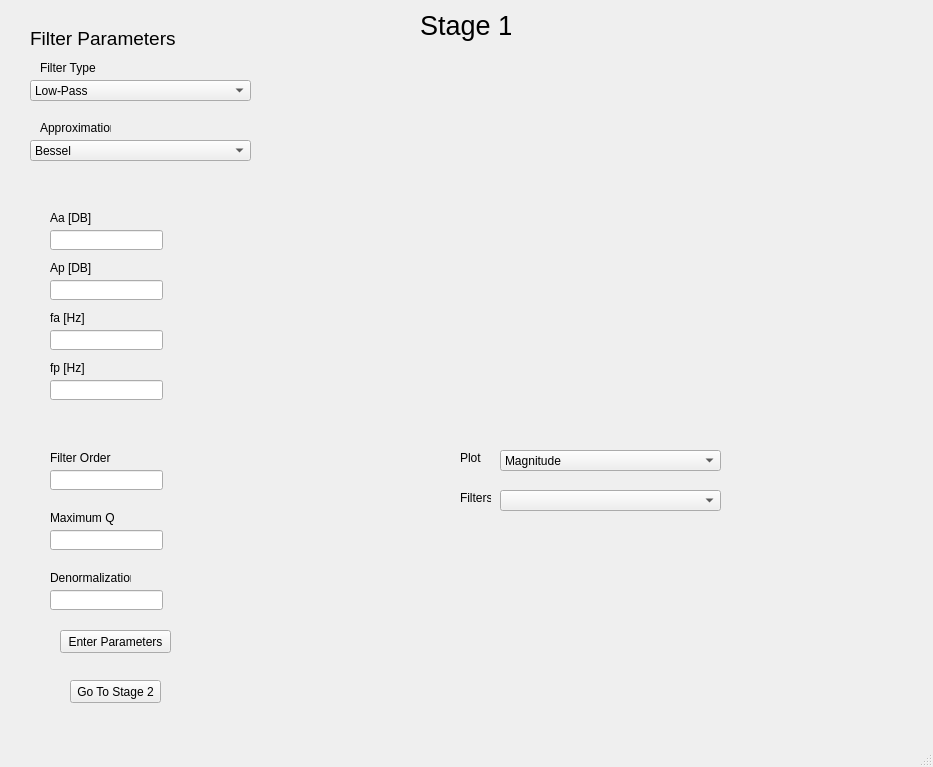
<?xml version="1.0" encoding="UTF-8"?>
<ui version="4.0">
 <class>filterToolWindow</class>
 <widget class="QMainWindow" name="filterToolWindow">
  <property name="geometry">
   <rect>
    <x>0</x>
    <y>0</y>
    <width>933</width>
    <height>767</height>
   </rect>
  </property>
  <property name="windowTitle">
   <string>MainWindow</string>
  </property>
  <widget class="QWidget" name="centralwidget">
   <widget class="QStackedWidget" name="stages">
    <property name="geometry">
     <rect>
      <x>10</x>
      <y>10</y>
      <width>901</width>
      <height>711</height>
     </rect>
    </property>
    <property name="currentIndex">
     <number>0</number>
    </property>
    <widget class="QWidget" name="stageOne">
     <widget class="QComboBox" name="filterTypeOption">
      <property name="geometry">
       <rect>
        <x>20</x>
        <y>70</y>
        <width>221</width>
        <height>21</height>
       </rect>
      </property>
      <item>
       <property name="text">
        <string>Low-Pass</string>
       </property>
      </item>
      <item>
       <property name="text">
        <string>High-Pass</string>
       </property>
      </item>
      <item>
       <property name="text">
        <string>Band-Pass</string>
       </property>
      </item>
      <item>
       <property name="text">
        <string>Band-Rejection</string>
       </property>
      </item>
      <item>
       <property name="text">
        <string>Group Delay</string>
       </property>
      </item>
     </widget>
     <widget class="QComboBox" name="approxTypeOption">
      <property name="geometry">
       <rect>
        <x>20</x>
        <y>130</y>
        <width>221</width>
        <height>21</height>
       </rect>
      </property>
      <item>
       <property name="text">
        <string>Bessel</string>
       </property>
      </item>
      <item>
       <property name="text">
        <string>Butterworth</string>
       </property>
      </item>
      <item>
       <property name="text">
        <string>Cauer</string>
       </property>
      </item>
      <item>
       <property name="text">
        <string>Cheby1</string>
       </property>
      </item>
      <item>
       <property name="text">
        <string>Cheby2</string>
       </property>
      </item>
      <item>
       <property name="text">
        <string>Gauss</string>
       </property>
      </item>
      <item>
       <property name="text">
        <string>Legendre</string>
       </property>
      </item>
     </widget>
     <widget class="QLabel" name="filterTypeOptionLabel">
      <property name="geometry">
       <rect>
        <x>30</x>
        <y>50</y>
        <width>71</width>
        <height>16</height>
       </rect>
      </property>
      <property name="text">
       <string>Filter Type</string>
      </property>
     </widget>
     <widget class="QLabel" name="aproxTypeOptionLabel">
      <property name="geometry">
       <rect>
        <x>30</x>
        <y>110</y>
        <width>71</width>
        <height>16</height>
       </rect>
      </property>
      <property name="text">
       <string>Approximation</string>
      </property>
     </widget>
     <widget class="QLabel" name="filterTypeOptionLabel_2">
      <property name="geometry">
       <rect>
        <x>20</x>
        <y>20</y>
        <width>151</width>
        <height>16</height>
       </rect>
      </property>
      <property name="font">
       <font>
        <pointsize>14</pointsize>
       </font>
      </property>
      <property name="text">
       <string>Filter Parameters</string>
      </property>
     </widget>
     <widget class="QStackedWidget" name="filterParameters">
      <property name="geometry">
       <rect>
        <x>20</x>
        <y>170</y>
        <width>301</width>
        <height>251</height>
       </rect>
      </property>
      <property name="currentIndex">
       <number>1</number>
      </property>
      <widget class="QWidget" name="groupDelayParameters">
       <widget class="QLineEdit" name="wrgInput">
        <property name="geometry">
         <rect>
          <x>30</x>
          <y>50</y>
          <width>113</width>
          <height>20</height>
         </rect>
        </property>
       </widget>
       <widget class="QLineEdit" name="tolInput">
        <property name="geometry">
         <rect>
          <x>30</x>
          <y>90</y>
          <width>113</width>
          <height>20</height>
         </rect>
        </property>
       </widget>
       <widget class="QLineEdit" name="tauInput">
        <property name="geometry">
         <rect>
          <x>30</x>
          <y>130</y>
          <width>113</width>
          <height>20</height>
         </rect>
        </property>
       </widget>
       <widget class="QLabel" name="wrgLabel">
        <property name="geometry">
         <rect>
          <x>30</x>
          <y>30</y>
          <width>71</width>
          <height>16</height>
         </rect>
        </property>
        <property name="text">
         <string>Wrg [rad/s] </string>
        </property>
       </widget>
       <widget class="QLabel" name="tolLabel">
        <property name="geometry">
         <rect>
          <x>30</x>
          <y>70</y>
          <width>71</width>
          <height>16</height>
         </rect>
        </property>
        <property name="text">
         <string>Tolerance [%] </string>
        </property>
       </widget>
       <widget class="QLabel" name="tauLabel">
        <property name="geometry">
         <rect>
          <x>30</x>
          <y>110</y>
          <width>71</width>
          <height>16</height>
         </rect>
        </property>
        <property name="text">
         <string>Tau [ms] </string>
        </property>
       </widget>
      </widget>
      <widget class="QWidget" name="freqParameters">
       <widget class="QLabel" name="aaLabel">
        <property name="geometry">
         <rect>
          <x>20</x>
          <y>30</y>
          <width>71</width>
          <height>16</height>
         </rect>
        </property>
        <property name="text">
         <string>Aa [DB] </string>
        </property>
       </widget>
       <widget class="QLineEdit" name="aaInput">
        <property name="geometry">
         <rect>
          <x>20</x>
          <y>50</y>
          <width>113</width>
          <height>20</height>
         </rect>
        </property>
       </widget>
       <widget class="QLabel" name="apLabel">
        <property name="geometry">
         <rect>
          <x>20</x>
          <y>80</y>
          <width>71</width>
          <height>16</height>
         </rect>
        </property>
        <property name="text">
         <string>Ap [DB] </string>
        </property>
       </widget>
       <widget class="QLineEdit" name="apInput">
        <property name="geometry">
         <rect>
          <x>20</x>
          <y>100</y>
          <width>113</width>
          <height>20</height>
         </rect>
        </property>
        <property name="inputMethodHints">
         <set>Qt::ImhNone</set>
        </property>
       </widget>
       <widget class="QLabel" name="faLabel">
        <property name="geometry">
         <rect>
          <x>20</x>
          <y>130</y>
          <width>71</width>
          <height>16</height>
         </rect>
        </property>
        <property name="text">
         <string>fa [Hz] </string>
        </property>
       </widget>
       <widget class="QLineEdit" name="faInput">
        <property name="geometry">
         <rect>
          <x>20</x>
          <y>150</y>
          <width>113</width>
          <height>20</height>
         </rect>
        </property>
       </widget>
       <widget class="QLabel" name="fpLabel">
        <property name="geometry">
         <rect>
          <x>20</x>
          <y>180</y>
          <width>71</width>
          <height>16</height>
         </rect>
        </property>
        <property name="text">
         <string>fp [Hz] </string>
        </property>
       </widget>
       <widget class="QLineEdit" name="fpInput">
        <property name="geometry">
         <rect>
          <x>20</x>
          <y>200</y>
          <width>113</width>
          <height>20</height>
         </rect>
        </property>
       </widget>
       <widget class="QStackedWidget" name="hiddenWidget">
        <property name="geometry">
         <rect>
          <x>160</x>
          <y>30</y>
          <width>141</width>
          <height>91</height>
         </rect>
        </property>
        <property name="currentIndex">
         <number>0</number>
        </property>
        <widget class="QWidget" name="dontShowHidden"/>
        <widget class="QWidget" name="showHiddenWidget">
         <widget class="QLabel" name="famLabel">
          <property name="geometry">
           <rect>
            <x>0</x>
            <y>0</y>
            <width>71</width>
            <height>16</height>
           </rect>
          </property>
          <property name="text">
           <string> faM[Hz] </string>
          </property>
         </widget>
         <widget class="QLineEdit" name="famInput">
          <property name="geometry">
           <rect>
            <x>0</x>
            <y>20</y>
            <width>113</width>
            <height>20</height>
           </rect>
          </property>
         </widget>
         <widget class="QLabel" name="fpmLabel">
          <property name="geometry">
           <rect>
            <x>0</x>
            <y>50</y>
            <width>71</width>
            <height>16</height>
           </rect>
          </property>
          <property name="text">
           <string>fpM [HZ] </string>
          </property>
         </widget>
         <widget class="QLineEdit" name="fpmInput">
          <property name="geometry">
           <rect>
            <x>0</x>
            <y>70</y>
            <width>113</width>
            <height>20</height>
           </rect>
          </property>
          <property name="inputMethodHints">
           <set>Qt::ImhNone</set>
          </property>
         </widget>
        </widget>
       </widget>
      </widget>
     </widget>
     <widget class="QLabel" name="filterOrderLabel">
      <property name="geometry">
       <rect>
        <x>40</x>
        <y>440</y>
        <width>71</width>
        <height>16</height>
       </rect>
      </property>
      <property name="text">
       <string>Filter Order</string>
      </property>
     </widget>
     <widget class="QLineEdit" name="filterOrderInput">
      <property name="geometry">
       <rect>
        <x>40</x>
        <y>460</y>
        <width>113</width>
        <height>20</height>
       </rect>
      </property>
      <property name="font">
       <font>
        <pointsize>9</pointsize>
       </font>
      </property>
     </widget>
     <widget class="QLabel" name="qmaxLabel">
      <property name="geometry">
       <rect>
        <x>40</x>
        <y>500</y>
        <width>71</width>
        <height>16</height>
       </rect>
      </property>
      <property name="text">
       <string>Maximum Q</string>
      </property>
     </widget>
     <widget class="QLineEdit" name="qmaxInput">
      <property name="geometry">
       <rect>
        <x>40</x>
        <y>520</y>
        <width>113</width>
        <height>20</height>
       </rect>
      </property>
     </widget>
     <widget class="QLabel" name="denormLabel">
      <property name="geometry">
       <rect>
        <x>40</x>
        <y>560</y>
        <width>81</width>
        <height>16</height>
       </rect>
      </property>
      <property name="text">
       <string>Denormalization</string>
      </property>
     </widget>
     <widget class="QLineEdit" name="denormInput">
      <property name="geometry">
       <rect>
        <x>40</x>
        <y>580</y>
        <width>113</width>
        <height>20</height>
       </rect>
      </property>
     </widget>
     <widget class="filterToolPlot" name="filterToolPlotTable" native="true">
      <property name="geometry">
       <rect>
        <x>330</x>
        <y>30</y>
        <width>551</width>
        <height>381</height>
       </rect>
      </property>
     </widget>
     <widget class="QPushButton" name="goStageTwoButton">
      <property name="geometry">
       <rect>
        <x>60</x>
        <y>670</y>
        <width>91</width>
        <height>23</height>
       </rect>
      </property>
      <property name="text">
       <string>Go To Stage 2</string>
      </property>
     </widget>
     <widget class="QLabel" name="label">
      <property name="geometry">
       <rect>
        <x>410</x>
        <y>0</y>
        <width>91</width>
        <height>31</height>
       </rect>
      </property>
      <property name="font">
       <font>
        <pointsize>20</pointsize>
       </font>
      </property>
      <property name="text">
       <string>Stage 1</string>
      </property>
     </widget>
     <widget class="QComboBox" name="plotTypeOptionInput">
      <property name="geometry">
       <rect>
        <x>490</x>
        <y>440</y>
        <width>221</width>
        <height>21</height>
       </rect>
      </property>
      <item>
       <property name="text">
        <string>Magnitude</string>
       </property>
      </item>
      <item>
       <property name="text">
        <string>Phase</string>
       </property>
      </item>
      <item>
       <property name="text">
        <string>Attenuation</string>
       </property>
      </item>
      <item>
       <property name="text">
        <string>Attenuation - Normalized</string>
       </property>
      </item>
      <item>
       <property name="text">
        <string>Group Delay</string>
       </property>
      </item>
      <item>
       <property name="text">
        <string>Poles and Zeros</string>
       </property>
      </item>
      <item>
       <property name="text">
        <string>Impulse Response</string>
       </property>
      </item>
      <item>
       <property name="text">
        <string>Step Response</string>
       </property>
      </item>
      <item>
       <property name="text">
        <string>Maximum Q</string>
       </property>
      </item>
     </widget>
     <widget class="QLabel" name="plotTypeOptionLabel">
      <property name="geometry">
       <rect>
        <x>450</x>
        <y>440</y>
        <width>31</width>
        <height>16</height>
       </rect>
      </property>
      <property name="text">
       <string>Plot</string>
      </property>
     </widget>
     <widget class="QPushButton" name="acceptParametersStageOne">
      <property name="geometry">
       <rect>
        <x>50</x>
        <y>620</y>
        <width>111</width>
        <height>23</height>
       </rect>
      </property>
      <property name="text">
       <string>Enter Parameters</string>
      </property>
     </widget>
     <widget class="QLabel" name="filterDesignedLabel">
      <property name="geometry">
       <rect>
        <x>450</x>
        <y>480</y>
        <width>31</width>
        <height>16</height>
       </rect>
      </property>
      <property name="text">
       <string>Filters</string>
      </property>
     </widget>
     <widget class="QComboBox" name="filterDesignedLabelCombo">
      <property name="geometry">
       <rect>
        <x>490</x>
        <y>480</y>
        <width>221</width>
        <height>21</height>
       </rect>
      </property>
     </widget>
    </widget>
    <widget class="QWidget" name="stageTwo">
     <widget class="QLabel" name="label_2">
      <property name="geometry">
       <rect>
        <x>410</x>
        <y>0</y>
        <width>91</width>
        <height>31</height>
       </rect>
      </property>
      <property name="font">
       <font>
        <pointsize>20</pointsize>
       </font>
      </property>
      <property name="text">
       <string>Stage 2</string>
      </property>
     </widget>
     <widget class="QPushButton" name="returnStageOneButton">
      <property name="geometry">
       <rect>
        <x>60</x>
        <y>670</y>
        <width>101</width>
        <height>23</height>
       </rect>
      </property>
      <property name="text">
       <string>Return to Stage 1</string>
      </property>
     </widget>
     <widget class="QWidget" name="parametersInfo" native="true">
      <property name="geometry">
       <rect>
        <x>450</x>
        <y>470</y>
        <width>351</width>
        <height>201</height>
       </rect>
      </property>
     </widget>
     <widget class="filterToolPlotStage2" name="widget_2" native="true">
      <property name="geometry">
       <rect>
        <x>330</x>
        <y>30</y>
        <width>550</width>
        <height>381</height>
       </rect>
      </property>
     </widget>
     <widget class="QLabel" name="parametersInfoLabel">
      <property name="geometry">
       <rect>
        <x>510</x>
        <y>440</y>
        <width>211</width>
        <height>31</height>
       </rect>
      </property>
      <property name="font">
       <font>
        <pointsize>20</pointsize>
       </font>
      </property>
      <property name="text">
       <string>Filter Parameters</string>
      </property>
     </widget>
     <widget class="QLabel" name="parametersInfoLabel_2">
      <property name="geometry">
       <rect>
        <x>40</x>
        <y>50</y>
        <width>231</width>
        <height>31</height>
       </rect>
      </property>
      <property name="font">
       <font>
        <pointsize>20</pointsize>
       </font>
      </property>
      <property name="text">
       <string>Transfer Functions</string>
      </property>
     </widget>
     <widget class="QWidget" name="widget_3" native="true">
      <property name="geometry">
       <rect>
        <x>10</x>
        <y>80</y>
        <width>301</width>
        <height>301</height>
       </rect>
      </property>
     </widget>
     <widget class="QComboBox" name="zeroTransferFunctionOrder">
      <property name="geometry">
       <rect>
        <x>90</x>
        <y>390</y>
        <width>141</width>
        <height>22</height>
       </rect>
      </property>
      <item>
       <property name="text">
        <string>First Order</string>
       </property>
      </item>
      <item>
       <property name="text">
        <string>Second Order</string>
       </property>
      </item>
     </widget>
     <widget class="QComboBox" name="poleTransferFunctionOrder">
      <property name="geometry">
       <rect>
        <x>90</x>
        <y>430</y>
        <width>141</width>
        <height>22</height>
       </rect>
      </property>
      <item>
       <property name="text">
        <string>First Order</string>
       </property>
      </item>
      <item>
       <property name="text">
        <string>Second Order</string>
       </property>
      </item>
     </widget>
     <widget class="QLabel" name="zeroLabel">
      <property name="geometry">
       <rect>
        <x>50</x>
        <y>390</y>
        <width>41</width>
        <height>16</height>
       </rect>
      </property>
      <property name="text">
       <string>Zeros</string>
      </property>
     </widget>
     <widget class="QLabel" name="poleLabel">
      <property name="geometry">
       <rect>
        <x>50</x>
        <y>430</y>
        <width>31</width>
        <height>16</height>
       </rect>
      </property>
      <property name="text">
       <string>Poles</string>
      </property>
     </widget>
    </widget>
   </widget>
  </widget>
  <widget class="QMenuBar" name="menubar">
   <property name="geometry">
    <rect>
     <x>0</x>
     <y>0</y>
     <width>933</width>
     <height>21</height>
    </rect>
   </property>
  </widget>
  <widget class="QStatusBar" name="statusbar"/>
 </widget>
 <customwidgets>
  <customwidget>
   <class>filterToolPlot</class>
   <extends>QWidget</extends>
   <header>filtertoolplot.h</header>
   <container>1</container>
  </customwidget>
  <customwidget>
   <class>filterToolPlotStage2</class>
   <extends>QWidget</extends>
   <header>filtertoolplotstage2.h</header>
   <container>1</container>
  </customwidget>
 </customwidgets>
 <resources/>
 <connections/>
</ui>
